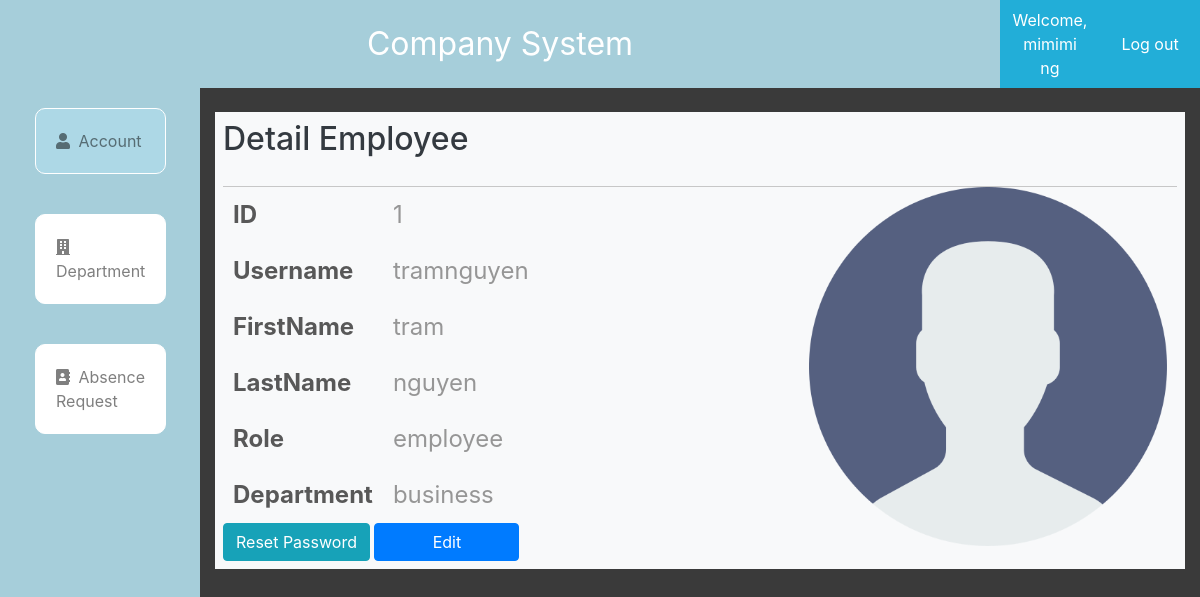
Screenshot of /admin/detailEmployee.php?id=1 (signed in) with the database file from the repository.
### tables this page shows
CREATE TABLE `employee` (
  `id` int(11) NOT NULL,
  `username` varchar(255) NOT NULL,
  `password` varchar(255) NOT NULL,
  `firstname` varchar(255) NOT NULL,
  `lastname` varchar(255) NOT NULL,
  `role` varchar(255) NOT NULL DEFAULT 'employee',
  `department` varchar(255) DEFAULT NULL,
  `activated` bit(1) DEFAULT b'0',
  `avatar` varchar(255) NOT NULL DEFAULT 'images/user.png',
  `pass_md5` varchar(255) NOT NULL
);

### admin/db.php (called while the page is built, shortened)
<?php
    function open_database(){
        $conn = new mysqli(HOST,USER,PASS,DB);
        return $conn;
    }
    function get_info_employee_byid($id){
        $sql = "select * from employee where id = ? ";
        $conn = open_database();
        $stm = $conn->prepare($sql);
        $stm->bind_param('i',$id);
        if(!$stm->execute()){
            return array('code'=>1,'error'=>'Command not execute');
        }
        $result = $stm->get_result();
        $data = array();
        if($result->num_rows==0){
            return array('code'=>2,'error'=>'Database is empty');
        }else{
            while($row = $result->fetch_assoc()){
                $data[] = $row;
            }
        }
        return array('code'=>0,'data'=>$data);
    }
?>

### admin/detailEmployee.php (the view, shortened to what this page needs)
<?php
    require_once('db.php');
?>
<!DOCTYPE html>
<html lang="en">
<head>
	<link rel="stylesheet" href="https://maxcdn.bootstrapcdn.com/bootstrap/4.5.2/css/bootstrap.min.css">
    <link rel="stylesheet" href="https://use.fontawesome.com/releases/v5.7.2/css/all.css"
>
	<link rel="stylesheet" href="style2.css">
</head>
<body>
    <div class="container-fluid admin-section-header">
        <div class="row">
			<div class="col-sm-10 col-md-10 col-lg-10 col-xl-10 admin-logo">
			    Company System
			</div>
			<div class="col-sm-1 col-md-1 col-lg-1 col-xl-1 admin-login-info">
    			<a href="#">Welcome, <?= $_SESSION['name'] ?></a>
			</div>
			<div class="col-sm-1 col-md-1 col-lg-1 col-xl-1 admin-login-info">
    			<a href="../logout.php">Log out</a>
			</div>
		</div>
		<div class="row h-100">
			<div class="  col-md-2 col-lg-2 col-xl-2  admin-section1">
				<nav class="  navbar-expand-lg navbar-light  ">
					<div class="collapse navbar-collapse" id="navbarSupportedContent">
						<ul class="navbar-nav" style="flex-direction: column;">
                            <li class="nav-item active-menu">
								<a class="nav-link p20" href="index.php"><i class="fas fa-user"></i>  Account </a>
							</li>
							<li class="nav-item ">
								<a class="nav-link p20" href="department.php"> <i class="fas fa-building"></i>  Department</a>
							</li>
							<li class="nav-item">
								<a class="nav-link p20" href="dayoff.php"><i class="fas fa-address-book"></i>  Absence Request</a>
							</li>
						</ul>
					</div>
				</nav>
			</div>
			<div class="col-md-10 col-lg-10 col-xl-10 ">
				<div class="bg-light mt-4 text-dark p-2">
                    <div class="admin-panel-section-header ">
                        <h2>Detail Employee </h2>
                    </div>
                    <div class="account-container" style="position: relative;">
                        <?php
                            $id = $_GET['id'];
                            $result = get_info_employee_byid($id);
                            if($result['code'] == 0){
                                $data = $result['data'];
                                foreach($data as $row){
                                    $username = $row['username'];
                                    $firstname = $row['firstname'];
                                    $lastname = $row['lastname'];
                                    $role = $row['role'];
                                    ?>
                                        <div class="image-box">
                                                <img src="../<?= $row['avatar'] ?>" alt="Avatar">
                                        </div>
                                        <table class="table-hover">
                                            <tr>
                                                <td>ID</td>
                                                <td><?= $row['id']?></td>
                                            </tr>
                                            <tr>
                                                <td>Username</td>
                                                <td><?= $row['username']?></td>
                                            </tr>
                                            <tr>
                                                <td>FirstName</td>
                                                <td><?= $row['firstname']?></td>
                                            </tr>
                                            <tr>
                                                <td>LastName</td>
                                                <td><?= $row['lastname']?></td>
                                            </tr>
                                            <tr>
                                                <td>Role</td>
                                                <td><?= $row['role']?></td>
                                            </tr>
                                            <tr>
                                                <td>Department</td>
                                                <td><?= $row['department']?></td>
                                            </tr>
                                        </table>
                                        <a id="btnReset"
                                            class="btn btn-info bg-info"
                                            data-toggle="modal"
                                            data-target="#reset-modal"
                                            onclick="handleTransferToReset('<?= $username ?>')"
                                        >
                                            Reset Password
                                        </a>
                                        <a
                                            style="min-width: 145px;"
                                            class="btn btn-primary bg-primary"
                                            data-toggle="modal"
                                            data-target="#edit-employee-detail"
                                            onclick="handleTransferToUpdate('<?= $id ?>','<?= $firstname ?>','<?= $lastname ?>','<?= $role ?>')"
                                        >
                                            Edit
                                        </a>
                                    <?php
                                }
                            }
                        ?>
                    </div>
				</div>
			</div>
		</div>
	</div>
</body>
</html>

### admin/style2.css (style rules this page uses)
* { margin: 0; padding: 0; box-sizing: border-box; }
body { background-color: lightblue; height: 100vh; }
.admin-section-header { color: #FFF; background-color: #3a3a3a; }
.admin-logo { text-align: center; padding: 20px; background-color: #a6ceda; font-size: 2rem; }
.admin-login-info { background-color: #22aed8; display: flex; justify-content: center; text-align: center; align-items: center; }
.admin-login-info a { color: white !important; }
.h-100 { height: 100vh !important; }
.admin-section1 { background-color: #a6ceda; }
.admin-section1 ul li { list-style: none; color: black; transition: all 0.3s ease; position: relative; cursor: pointer; border: 1px solid white; background-color: white; margin: 20px 20px; border-radius: 10px; }
.p20 { padding: 20px !important; align-items: center; overflow-x: hidden; }
.p20 i { margin-right: 4px; }
td { padding: 10px ; }
.admin-panel-section-header { display: flex; align-items: center; justify-content: flex-start; padding-bottom: 20px; border-bottom: #c7c7c7 1px solid; }
.active-menu { background-color: lightblue !important; }
.account-container > table { font-size: 24px; }
.account-container td { text-align: left; color: #969696; }
.account-container table tr td:first-child { color: #585858; font-weight: bold; }
.image-box { position: absolute; right: 10px; display: flex; justify-content: flex-end; }
.image-box img { max-width: 70%; }

### rows the page displays
employee: avatar (placeholder picture), id "1", username "tramnguyen", firstname "tram", lastname "nguyen", role "employee", department "business"

### other values shown
$_SESSION['name'] "mimimi ng"
